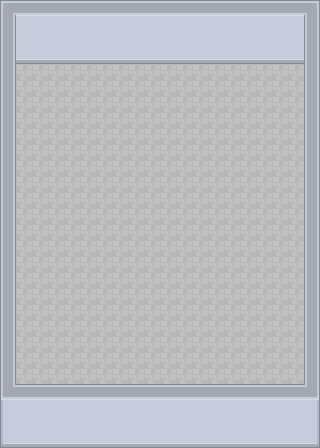

Tiled map render using the project's own tile images. Description and the map definition, with tile-layer contents summarised, below:
An orthogonal 20x28 tile map with 16x16 px tiles, 3 tile layers (Ground Terrain, Deco0, Above0), 11 hidden layers not drawn.

<map version="1.4" tiledversion="1.4.3" orientation="orthogonal" renderorder="right-down" width="20" height="28" tilewidth="16" tileheight="16" infinite="0" backgroundcolor="#000000" nextlayerid="16" nextobjectid="1">
 <editorsettings>
  <export target="Mysterious Room.json" format="json" />
 </editorsettings>
 <tileset firstgid="1" source="roguelikeSheet.tsx" />
 <layer id="1" name="Ground Terrain" width="20" height="28">
  <data>[560 cells, 560 non-empty, 1 distinct tile ids]</data>
 </layer>
 <layer id="2" name="Deco0" width="20" height="28">
  <data>[560 cells, 54 non-empty, 2 distinct tile ids]</data>
 </layer>
 <layer id="3" name="Above0" width="20" height="28">
  <data>[560 cells, 146 non-empty, 12 distinct tile ids]</data>
 </layer>
 <layer id="4" name="Collision" width="20" height="28" visible="0">
  <data>[560 cells, 182 non-empty, 1 distinct tile ids]</data>
 </layer>
 <layer id="5" name="Monster Search:spawner1:" width="20" height="28" visible="0">
  <data>[560 cells, 3 non-empty, 1 distinct tile ids]</data>
 </layer>
 <layer id="6" name="Monster Search:spawner2:" width="20" height="28" visible="0">
  <data>[560 cells, 3 non-empty, 1 distinct tile ids]</data>
 </layer>
 <layer id="7" name="Monster Search:spawner3:" width="20" height="28" visible="0">
  <data>[560 cells, 3 non-empty, 1 distinct tile ids]</data>
 </layer>
 <layer id="8" name="Monster Search:spawner4:" width="20" height="28" visible="0">
  <data>[560 cells, 3 non-empty, 1 distinct tile ids]</data>
 </layer>
 <layer id="9" name="Monster Search:spawner5:" width="20" height="28" visible="0">
  <data>[560 cells, 3 non-empty, 1 distinct tile ids]</data>
 </layer>
 <layer id="11" name="Monster Search:spawner6:" width="20" height="28" visible="0">
  <data>[560 cells, 3 non-empty, 1 distinct tile ids]</data>
 </layer>
 <layer id="12" name="Monster Search:spawner7:" width="20" height="28" visible="0">
  <data>[560 cells, 3 non-empty, 1 distinct tile ids]</data>
 </layer>
 <layer id="10" name="Monster Search:npcSpawner:" width="20" height="28" visible="0">
  <data>[560 cells, 1 non-empty, 1 distinct tile ids]</data>
 </layer>
 <layer id="13" name="Monster Search:collision:" width="20" height="28" visible="0">
  <data>[560 cells, 12 non-empty, 1 distinct tile ids]</data>
 </layer>
 <layer id="15" name="Monster Search:spawner8:" width="20" height="28" visible="0">
  <data>[560 cells, 14 non-empty, 1 distinct tile ids]</data>
 </layer>
</map>
